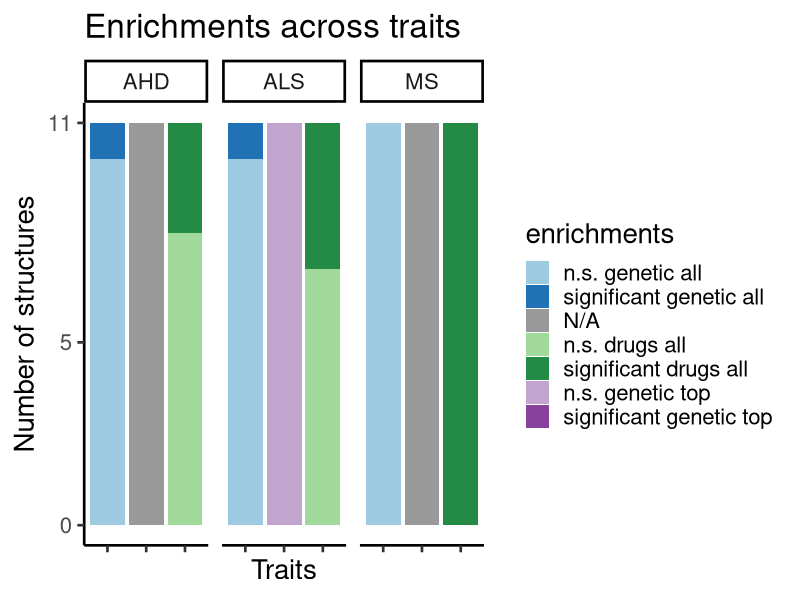

Recreate this plot in R.
## ---- chunk 1
library(ggplot2)
## ---- chunk 2
mydata <- read.csv("Enrichments_barplot_w12_V10T03_290D1.csv", sep = ";")
## ---- chunk 3
enrichments <- mydata$Enrichment
trait <- mydata$Trait
number_of_structures <- as.numeric(mydata$Structures)
geneset <- mydata$Gene.set
factor_lvl <- 1:length(mydata[,1])
## ---- chunk 4
enrichments <- factor(enrichments, levels = rev(unique(enrichments)))
geneset <- factor(geneset, levels = unique(geneset))
trait <- factor(trait, levels = unique(trait))

## ---- chunk 5
# creating data frame 
enriched_proportions <- data.frame(number_of_structures,trait,enrichments,geneset,factor_lvl)

## ---- chunk 6
p1 <-   ggplot(enriched_proportions, aes(x=geneset, y=number_of_structures, fill = enrichments)) +
    geom_bar(stat="identity", position = "stack") +
    scale_y_continuous(breaks = c(0,5,11)) + #,limits = c(0,20)) +
    #geom_text(size = 6, position = position_stack(vjust = 0.75),aes(label = number_of_structures)) +
    facet_wrap(~ trait, ncol = 12) +
    labs(title="Enrichments across traits") +
    xlab("Traits") +
    ylab("Number of structures") +
    theme_classic(base_size = 20) +
    theme(axis.text.x=element_blank()) +
    scale_fill_manual(values=c("#88419D","#C2A5CF","#238B45", "#A1D99B","grey60","#2171B5","#9ECAE1")) +
    #coord_flip() +
    guides(fill = guide_legend(reverse = T))

p1
## ---- chunk 7
sessionInfo()
